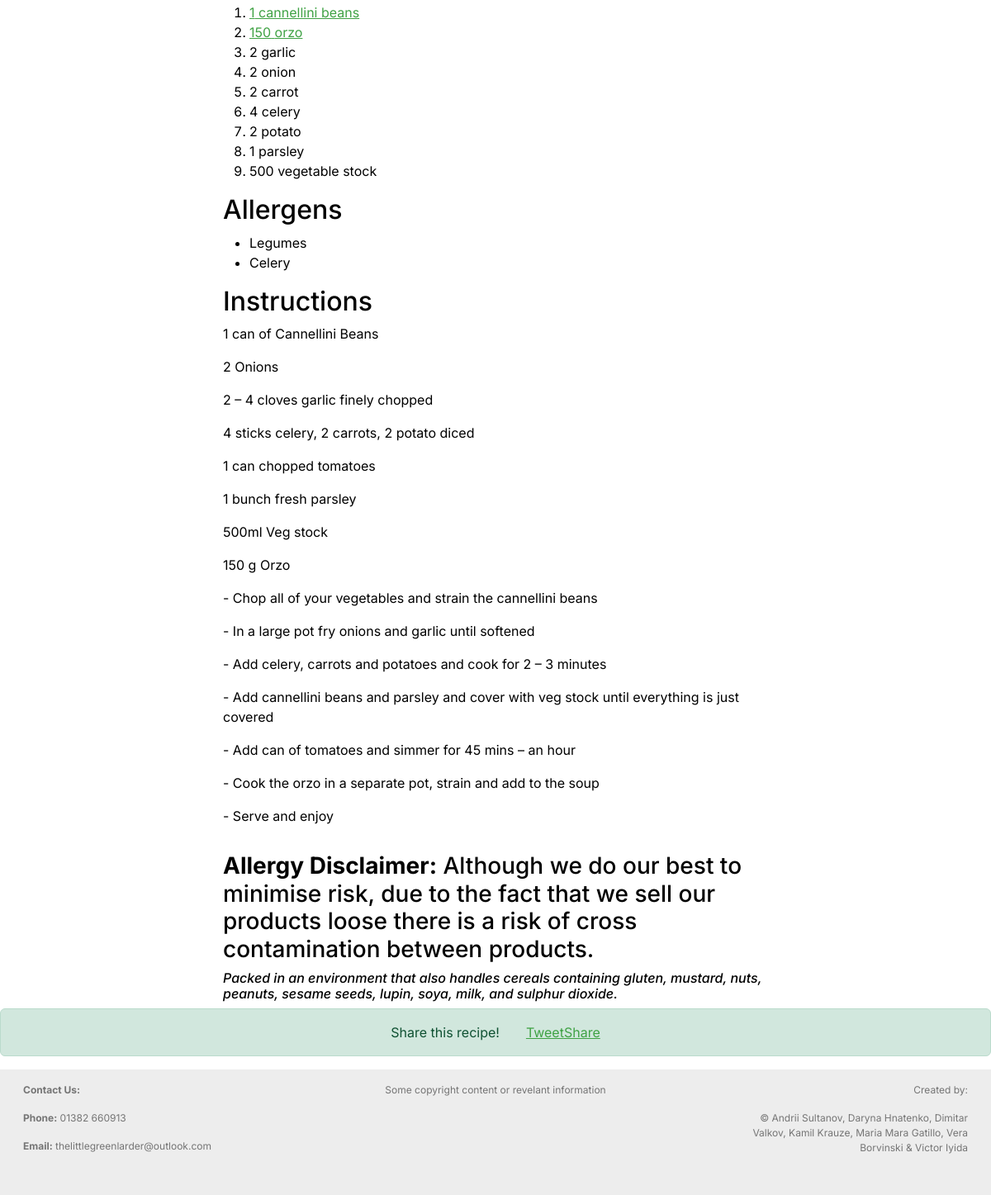
The app's page /recipe.php?id=2 (lower part), older data.
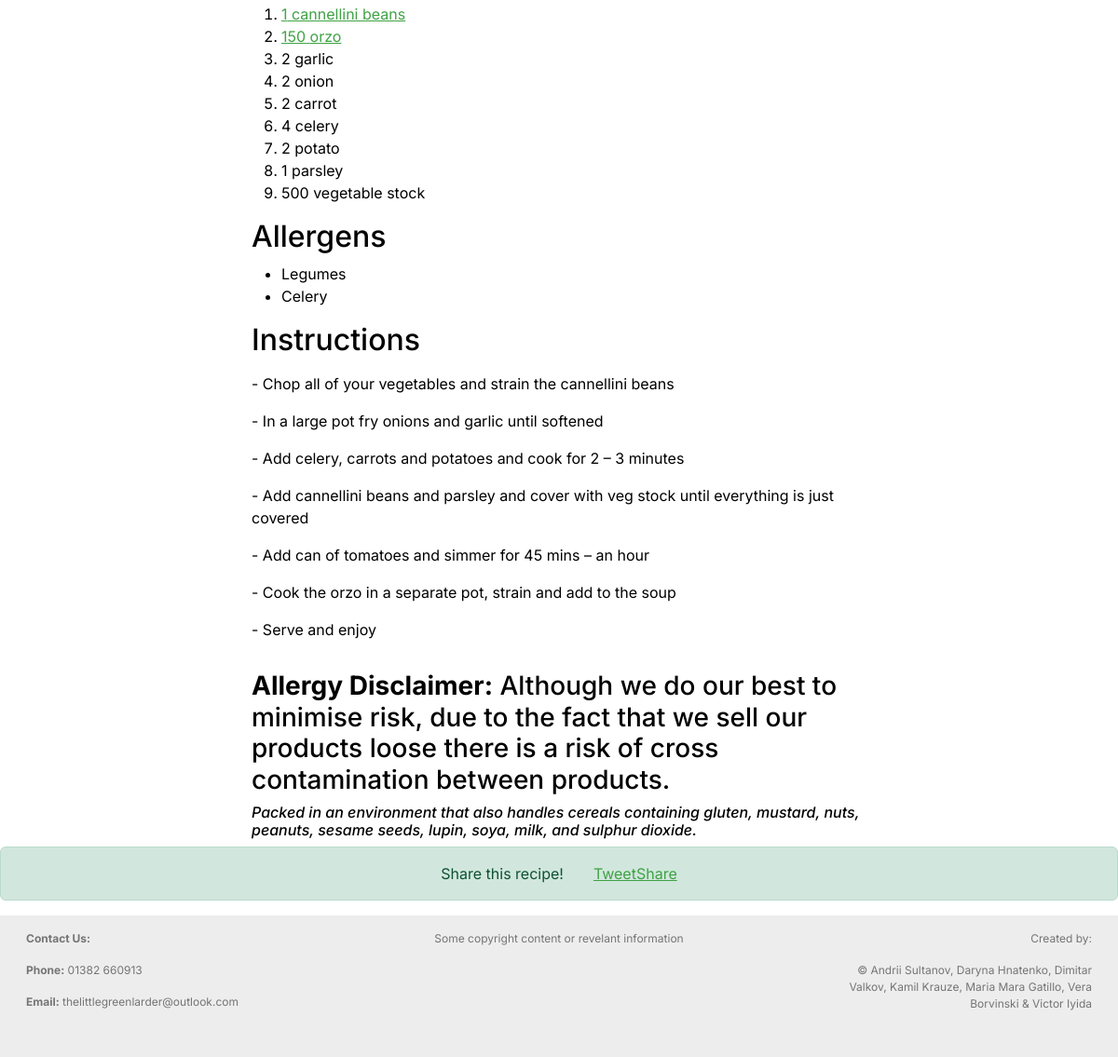
The same page, newer data.
### tables this page shows
CREATE TABLE Recipes (
  RecipeID    int(6) NOT NULL AUTO_INCREMENT, 
  RecipeName  varchar(100) NOT NULL, 
  ShortDesc   varchar(255), 
  PrepTime    int(4), 
  CookTime    int(4), 
  TotalTime   int(4), 
  Servings    tinyint(2),
  Instructions  varchar(2500),
  Views     int,
  PRIMARY KEY (RecipeID));

### recipe.php (the view, shortened to what this page needs)
<head>
    <link rel="stylesheet" href="./css/recipepage.css">
</head>
<body>
<?php include 'header.php';?>
    <div class="main-body" >
        <?php
         include("counter.php")
        ?>
    	<?php
            if(isset($_GET['id'])) {
                $rid = $_GET['id'];
            }
            else{
                $rid = 1;
            }
            $findiid = $pdo->prepare("SELECT IngredientID FROM recipeingredients WHERE RecipeID = ?");
            $findiid->bindParam(1, $rid, PDO::PARAM_INT);
            $findiid->execute();
            $iids = $findiid->fetchAll(\PDO::FETCH_ASSOC);
?>
<?php
            echo '<div><h2 style="margin-top:16px;">Ingredients</h2>';
            echo '<ol>';
                foreach ($iids as $iid) {
                    $findm= $pdo->prepare("SELECT * FROM measurements WHERE measurementID = (SELECT MeasurementID FROM recipeingredients WHERE IngredientID = ? and RecipeID = ?)");
                    $findm->bindParam(1, $iid['IngredientID'], PDO::PARAM_INT);
                    $findm->bindParam(2, $rid, PDO::PARAM_INT);
                    $findm->execute();
                    $m = $findm->fetch(PDO::FETCH_ASSOC)['measurementType'];
                    $findq= $pdo->prepare("SELECT * FROM recipeingredients WHERE IngredientID = ? and RecipeID = ?");
                    $findq->bindParam(1, $iid['IngredientID'], PDO::PARAM_INT);
                    $findq->bindParam(2, $rid, PDO::PARAM_INT);
                    $findq->execute();
                    $q = $findq->fetch(PDO::FETCH_ASSOC)['Quantity'];
                    $findin= $pdo->prepare("SELECT * FROM Ingredients WHERE IngredientID = ?");
                    $findin->bindParam(1, $iid['IngredientID'], PDO::PARAM_INT);
                    $findin->execute();
                    $f = $findin->fetch(PDO::FETCH_ASSOC);
                    $in = $f['IngredientName'];
                    $link = $f['ShopLink'];
                    if (!empty($link)){
                        echo '<li><a href="'.$link .'"><span class="quantity" defaultvalue="' . $q . '">' . $q . '</span> ' . $m . ' ' . $in . '</a></li>';}
                    else {
                        echo '<li><span class="quantity" defaultvalue="' . $q . '">' . $q . '</span> ' . $m . ' ' . $in . '</li>';
                    }
                }
            echo '</ol>';
            echo '<div><h2>Allergens</h2>';
            echo '<ul>';
            $allergens = array(1);
            foreach ($iids as $iid) {
                $findaid= $pdo->prepare("SELECT AllergenID FROM ingredients WHERE IngredientID = ?");
                $findaid->bindParam(1, $iid['IngredientID'], PDO::PARAM_INT);
                $findaid->execute();
                $aid = $findaid->fetch(PDO::FETCH_ASSOC)['AllergenID'];
                if(in_array($aid, $allergens) == false){
                    $allergens[] = $aid;
                    $findan= $pdo->prepare("SELECT * FROM allergens WHERE AllergenID = ?");
                    $findan->bindParam(1, $aid, PDO::PARAM_INT);
                    $findan->execute();
                    $an = $findan->fetch(PDO::FETCH_ASSOC)['AllergenName'];
                    echo '<li>' . $an . '</li>';
                }
            }
            echo '</ul></div></div>';
            echo '<h2>Instructions</h2>';
                $findr = $pdo->prepare("SELECT * FROM recipes WHERE RecipeID = ?");
                $findr->bindParam(1, $rid, PDO::PARAM_INT);
                $findr->execute();
                $recipeinstructions = $findr->fetch(PDO::FETCH_ASSOC)['Instructions'];
                echo '<p>' . nl2br($recipeinstructions). '</p>';
        ?>
        <h3><b>Allergy Disclaimer:</b> Although we do our best to minimise risk, due to the fact that we sell our products loose there is a risk of cross contamination between products.</h3>
        <h6><i>Packed in an environment that also handles cereals containing gluten, mustard, nuts, peanuts, sesame seeds, lupin, soya, milk, and sulphur dioxide.</i></h6>
    </div>
        <div class="alert alert-success" role="alert">
        <p>Share this recipe!</p>
        <a href="https://twitter.com/share?ref_src=twsrc%5Etfw" class="twitter-share-button" data-show-count="false" data-inline="true">Tweet</a><script async src="https://platform.twitter.com/widgets.js" charset="utf-8"></script>
        <id="fb-root">
        <div class="fb-share-button" data-href="https://agile-team1.azurewebsites.net/index.php" data-layout="button" data-size="small"><a target="_blank" href="https://www.facebook.com/sharer/sharer.php?u=https%3A%2F%2Fagile-team1.azurewebsites.net%2Findex.php&amp;src=sdkpreparse" class="fb-xfbml-parse-ignore">Share</a></div>
        </div>
<?php include 'footer.php';?>
</body>

Row changes from the older to the newer data that the page shows:
changed recipes: Instructions "1 can of Cannellini Beans 2 Onions 2 – 4 cloves garlic finely chopped 4 sticks celery, 2 carrots, 2 potato diced 1 can chopped tomatoes 1 bunch fresh parsley 500ml Veg stock 150 g Orzo - Chop all of…" → "- Chop all of…"
